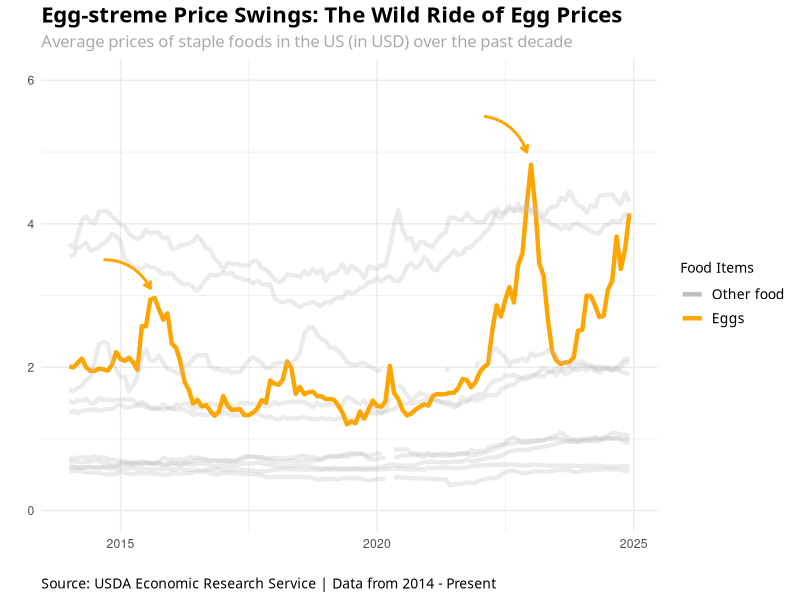

This chart was generated by the following R code:
require("readr")
require("ggplot2")

setwd('~/Downloads/Dhrumil R class/in one chart ')

egg_df = read_csv('US_Food_Price.csv')


ggplot(egg_df) +
  aes(x = Date, y = Price, 
      group = Item, 
      color = (Item == "Eggs"),
      alpha = factor(Item == "Eggs"))+ 
  geom_line(size = 1.5) +
  scale_color_manual(
    name = "Food Items",
    values = c("TRUE" = "orange", "FALSE" = "grey"),
    labels = c("TRUE" = "Eggs", "FALSE" = "Other food")
  ) +
  scale_alpha_manual(
    values = c("TRUE" = 1, "FALSE" = 0.3),
    guide = "none"
  ) +
  scale_x_date(limits = c(as.Date("2014-01-01"), NA)) + 
  scale_y_continuous(limits = c(0, 6)) + 
  labs(
    title = "Egg-streme Price Swings: The Wild Ride of Egg Prices",
    subtitle = "Average prices of staple foods in the US (in USD) over the past decade",
    y = "",
    x = "",
    caption = "Source: USDA Economic Research Service | Data from 2014 - Present"
    ) + 
  theme_minimal() +
  theme (
    plot.title = element_text(size = 16, face = 'bold', family = 'Avenir', color = 'black'),
    plot.subtitle = element_text(size = 12, family = 'Avenir', color ='darkgrey'),
    plot.caption = element_text(hjust=0, size = 10, family = 'Avenir'),
    legend.title = element_text(size = 10, family = 'Avenir', color='black'),
    legend.text = element_text(size = 10, family = 'Avenir', color='black')
    ) + 
  annotate(
    geom = "curve",
    x = as.Date("2014-09-01"), y = 3.5,  
    xend = as.Date("2015-08-01"), yend = 3.1, 
    curvature = -0.3,
    arrow = arrow(length = unit(2, "mm")),  
    color = "orange",
    size = 1.0
  ) + 
  annotate(
    geom = "curve",
    x = as.Date("2022-02-01"), y = 5.5,  
    xend = as.Date("2022-12-01"), yend = 5.0, 
    curvature = -0.3,
    arrow = arrow(length = unit(2, "mm")),  
    color = "orange",
    size = 1.0
  )



